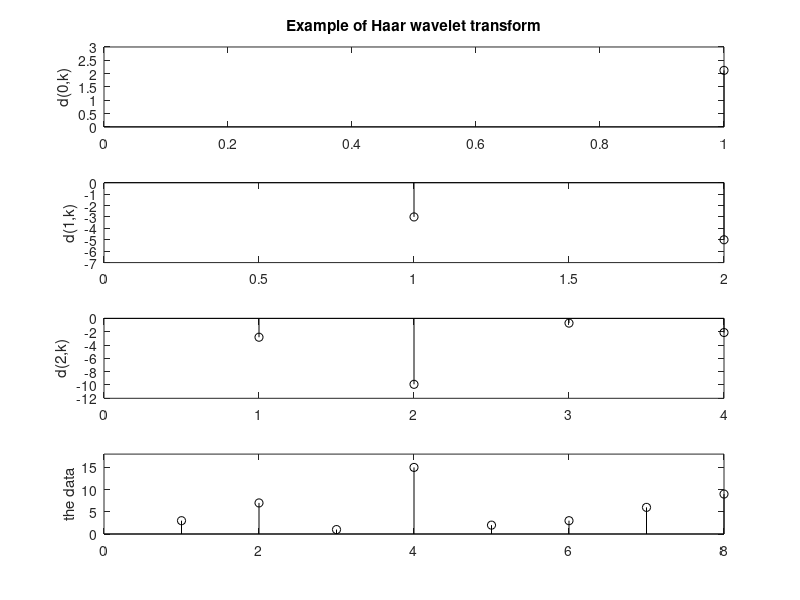

Write MATLAB code to recreate this figure.
% Haar wavelet transform of a data set

y=[3,7,1,15,2,3,6,9]; %data set
Ns=8; %number of samples
K=3; %exponent, 8=2^3
wty=y; %space for the wavelet transform
d=zeros(K,Ns/2); %space for d(j,k) coefficients


for n=1:K,
   aux1= wty(1:2:Ns-1) + wty(2:2:Ns);
   aux2= wty(1:2:Ns-1) - wty(2:2:Ns);
   wty(1:Ns)=[aux1,aux2]/sqrt(2);
   d(K+1-n,1:Ns/2)=wty(1+(Ns/2):Ns); %fill d(j,k) coefficients
   Ns=Ns/2;
end;

subplot(4,1,1)
stem(d(1,1),'k'); hold on; %the d(0,k) coefficients
axis([0 1 0 3]); ylabel('d(0,k)');
title('Example of Haar wavelet transform');

subplot(4,1,2)
stem(d(2,1:2),'k'); hold on; %the d(1,k) coefficients
axis([0 2 -7 0]); ylabel('d(1,k)');

subplot(4,1,3)
stem(d(3,1:4),'k'); hold on; %the d(2,k) coefficients
axis([0 4 -12 0]); ylabel('d(2,k)');

subplot(4,1,4)
stem(y,'k'); hold on; %the data
axis([0 8 0 18]);
ylabel('the data');

d
wty
